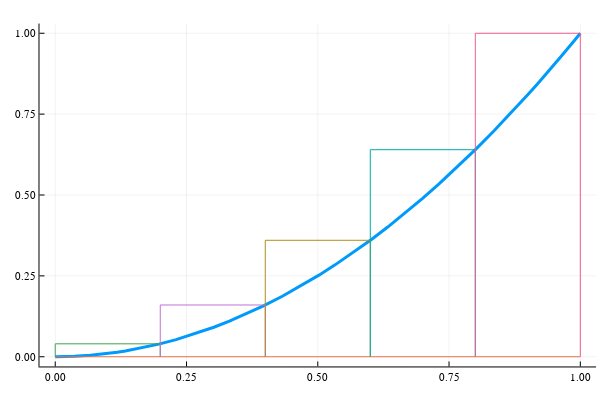

The code cell stored with this chart in its notebook:
### Markdown cell above
That value isn't very close to $1/3$. But we only took $n=5$ rectangles $-$ clearly there will be some error, as we can see in this figure, where each approximating rectangle overestimates the area under the curve:

### Code cell
f(x) = x^2
a, b, n = 0, 1, 5
linspace(a,b,n=51) = range(a,stop=b, length=n)
xs = linspace(a, b, n + 1)
p = plot(f, a, b, legend=false, linewidth=3)
plot!(p, zero, a, b)
for i in 2:length(xs)
  plot!(p, [xs[i-1], xs[i-1], xs[i], xs[i]], f(xs[i]) * [0, 1, 1, 0])
end
p

### Figure 1 — Plotly figure (JSON) as saved in the notebook; plotly's stock layout.template omitted (floating-point values rounded to 4 significant figures)
{"data": [{"xaxis": "x", "colorbar": {"title": ""}, "yaxis": "y", "x": [0.0, 0.003255, 0.006511, 0.03661, 0.06671, 0.0848, 0.1029, 0.1182, 0.1335, 0.1667, 0.1973, 0.2302, 0.2682, 0.302, 0.3317, 0.364, 0.3965, 0.4325, 0.4667, 0.5023, 0.5322, 0.5688, 0.6023, 0.6332, 0.6645, 0.6996, 0.7315, 0.7679, 0.8016, 0.8349, 0.8672, 0.8837, 0.9003, 0.9184, 0.9365, 0.9629, 0.9892, 0.9946, 1.0], "showlegend": true, "mode": "lines", "name": "y1", "zmin": null, "legendgroup": "y1", "zmax": null, "line": {"color": "rgba(0, 154, 250, 1.000)", "shape": "linear", "dash": "solid", "width": 3}, "y": [0.0, 1.06e-05, 4.239e-05, 0.00134, 0.00445, 0.007191, 0.01059, 0.01397, 0.01782, 0.02779, 0.03894, 0.05298, 0.07194, 0.09123, 0.11, 0.1325, 0.1572, 0.187, 0.2178, 0.2523, 0.2833, 0.3235, 0.3627, 0.4009, 0.4416, 0.4895, 0.535, 0.5896, 0.6426, 0.697, 0.752, 0.7809, 0.8105, 0.8434, 0.8771, 0.9271, 0.9785, 0.9892, 1.0], "type": "scatter"}, {"xaxis": "x", "colorbar": {"title": ""}, "yaxis": "y", "x": [0.0, 0.006511, 0.06671, 0.1029, 0.1335, 0.1667, 0.1973, 0.2302, 0.2682, 0.302, 0.3317, 0.364, 0.3965, 0.4325, 0.4667, 0.5023, 0.5322, 0.5688, 0.6023, 0.6332, 0.6645, 0.6996, 0.7315, 0.7679, 0.8016, 0.8349, 0.8672, 0.9003, 0.9365, 0.9892, 1.0], "showlegend": true, "mode": "lines", "name": "y2", "zmin": null, "legendgroup": "y2", "zmax": null, "line": {"color": "rgba(227, 111, 71, 1.000)", "shape": "linear", "dash": "solid", "width": 1}, "y": [0.0, 0.0, 0.0, 0.0, 0.0, 0.0, 0.0, 0.0, 0.0, 0.0, 0.0, 0.0, 0.0, 0.0, 0.0, 0.0, 0.0, 0.0, 0.0, 0.0, 0.0, 0.0, 0.0, 0.0, 0.0, 0.0, 0.0, 0.0, 0.0, 0.0, 0.0], "type": "scatter"}, {"xaxis": "x", "colorbar": {"title": ""}, "yaxis": "y", "x": [0.0, 0.0, 0.2, 0.2], "showlegend": true, "mode": "lines", "name": "y3", "zmin": null, "legendgroup": "y3", "zmax": null, "line": {"color": "rgba(62, 164, 78, 1.000)", "shape": "linear", "dash": "solid", "width": 1}, "y": [0.0, 0.04, 0.04, 0.0], "type": "scatter"}, {"xaxis": "x", "colorbar": {"title": ""}, "yaxis": "y", "x": [0.2, 0.2, 0.4, 0.4], "showlegend": true, "mode": "lines", "name": "y4", "zmin": null, "legendgroup": "y4", "zmax": null, "line": {"color": "rgba(195, 113, 210, 1.000)", "shape": "linear", "dash": "solid", "width": 1}, "y": [0.0, 0.16, 0.16, 0.0], "type": "scatter"}, {"xaxis": "x", "colorbar": {"title": ""}, "yaxis": "y", "x": [0.4, 0.4, 0.6, 0.6], "showlegend": true, "mode": "lines", "name": "y5", "zmin": null, "legendgroup": "y5", "zmax": null, "line": {"color": "rgba(172, 142, 24, 1.000)", "shape": "linear", "dash": "solid", "width": 1}, "y": [0.0, 0.36, 0.36, 0.0], "type": "scatter"}, {"xaxis": "x", "colorbar": {"title": ""}, "yaxis": "y", "x": [0.6, 0.6, 0.8, 0.8], "showlegend": true, "mode": "lines", "name": "y6", "zmin": null, "legendgroup": "y6", "zmax": null, "line": {"color": "rgba(0, 170, 174, 1.000)", "shape": "linear", "dash": "solid", "width": 1}, "y": [0.0, 0.64, 0.64, 0.0], "type": "scatter"}, {"xaxis": "x", "colorbar": {"title": ""}, "yaxis": "y", "x": [0.8, 0.8, 1.0, 1.0], "showlegend": true, "mode": "lines", "name": "y7", "zmin": null, "legendgroup": "y7", "zmax": null, "line": {"color": "rgba(237, 94, 147, 1.000)", "shape": "linear", "dash": "solid", "width": 1}, "y": [0.0, 1.0, 1.0, 0.0], "type": "scatter"}], "layout": {"showlegend": false, "xaxis": {"showticklabels": true, "gridwidth": 0.5, "tickvals": [0.0, 0.25, 0.5, 0.75, 1.0], "range": [-0.03, 1.03], "domain": [0.06582, 0.9934], "mirror": false, "tickangle": 0, "showline": true, "ticktext": ["0.00", "0.25", "0.50", "0.75", "1.00"], "zeroline": false, "tickfont": {"color": "rgba(0, 0, 0, 1.000)", "family": "sans-serif", "size": 11}, "zerolinecolor": "rgba(0, 0, 0, 1.000)", "anchor": "y", "visible": true, "ticks": "inside", "tickmode": "array", "linecolor": "rgba(0, 0, 0, 1.000)", "showgrid": true, "title": "", "gridcolor": "rgba(0, 0, 0, 0.100)", "titlefont": {"color": "rgba(0, 0, 0, 1.000)", "family": "sans-serif", "size": 15}, "tickcolor": "rgb(0, 0, 0)", "type": "-"}, "paper_bgcolor": "rgba(255, 255, 255, 1.000)", "annotations": [], "height": 400, "margin": {"l": 0, "b": 20, "r": 0, "t": 20}, "plot_bgcolor": "rgba(255, 255, 255, 1.000)", "yaxis": {"showticklabels": true, "gridwidth": 0.5, "tickvals": [0.0, 0.25, 0.5, 0.75, 1.0], "range": [-0.03, 1.03], "domain": [0.03762, 0.9902], "mirror": false, "tickangle": 0, "showline": true, "ticktext": ["0.00", "0.25", "0.50", "0.75", "1.00"], "zeroline": false, "tickfont": {"color": "rgba(0, 0, 0, 1.000)", "family": "sans-serif", "size": 11}, "zerolinecolor": "rgba(0, 0, 0, 1.000)", "anchor": "x", "visible": true, "ticks": "inside", "tickmode": "array", "linecolor": "rgba(0, 0, 0, 1.000)", "showgrid": true, "title": "", "gridcolor": "rgba(0, 0, 0, 0.100)", "titlefont": {"color": "rgba(0, 0, 0, 1.000)", "family": "sans-serif", "size": 15}, "tickcolor": "rgb(0, 0, 0)", "type": "-"}, "width": 600}}
